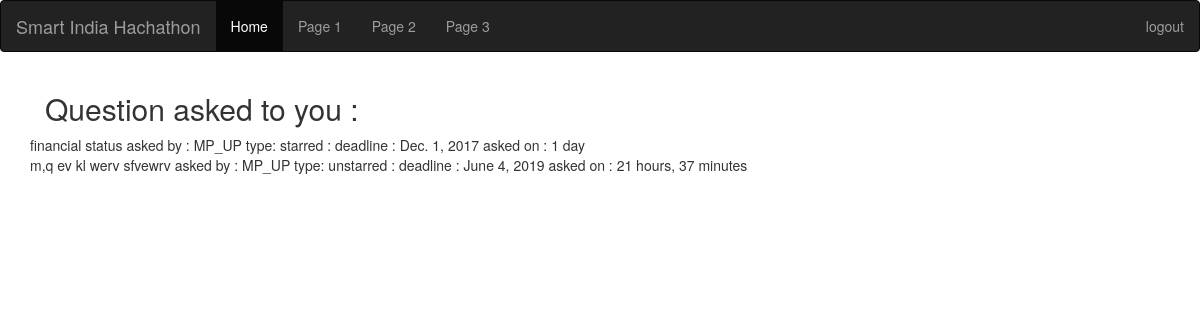
The page /department_view_question/ (signed in) on the database as committed earlier.
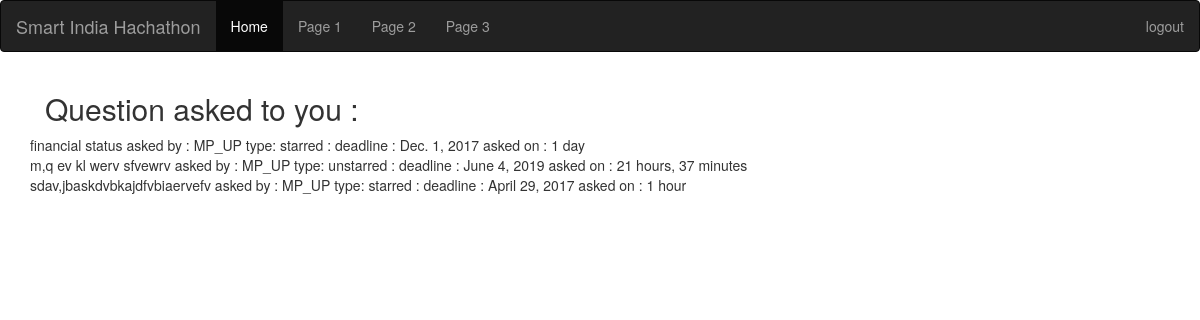
The same page on the database as committed later.
### portal/models.py (models this page shows, shortened)
class QuestionFor(models.Model):
    question = models.ForeignKey(Question)
    asked_to = models.ForeignKey(Department)
    answer = models.TextField(null=True)

class Question(models.Model):
    text = models.CharField(max_length=5000)
    subject = models.CharField(max_length=5000)
    type = models.CharField(max_length=50) # in the form section we'll use choice field.
    timestamp = models.DateTimeField(auto_now=True,null=True)
    deadline = models.DateField() # default is gonna be 3 days
    asked_by = models.ForeignKey(User)

### portal/views.py (the view)
# urls.py: url(r'^department_view_question/$',department_question,name="department_view_question"),
def department_question(request):
    dept_user = Department.objects.get(user=User.objects.get(username=request.user))
    question = QuestionFor.objects.all().filter(asked_to=dept_user)
    context = {
        "title":"Welcome to Department DashBoard",
        'question':question
    }
    return render(request,"portal/department_view_question.html",context)

### portal/templates/portal/department_view_question.html
{% extends "portal/base.html" %}
{% block department_dashboard %}
    <div class="container">
        <h2>Question asked to you :</h2>
        <div class="row">
        {% for q in question %}
            <div> {{ q.question.text }} asked by : {{ q.question.asked_by }} type: {{ q.question.type }} : deadline : {{ q.question.deadline }} asked on : {{ q.question.timestamp|timesince }}</div>
        {% endfor %}
        </div>
    </div>
{% endblock %}

Rows that differ between the two databases and show on the page:
added QuestionFor: question.text "sdav,jbaskdvbkajdfvbiaervefv", question.asked_by "MP_UP", question.type "starred", question.deadline "April 29, 2017", question.timestamp "1 hour"
